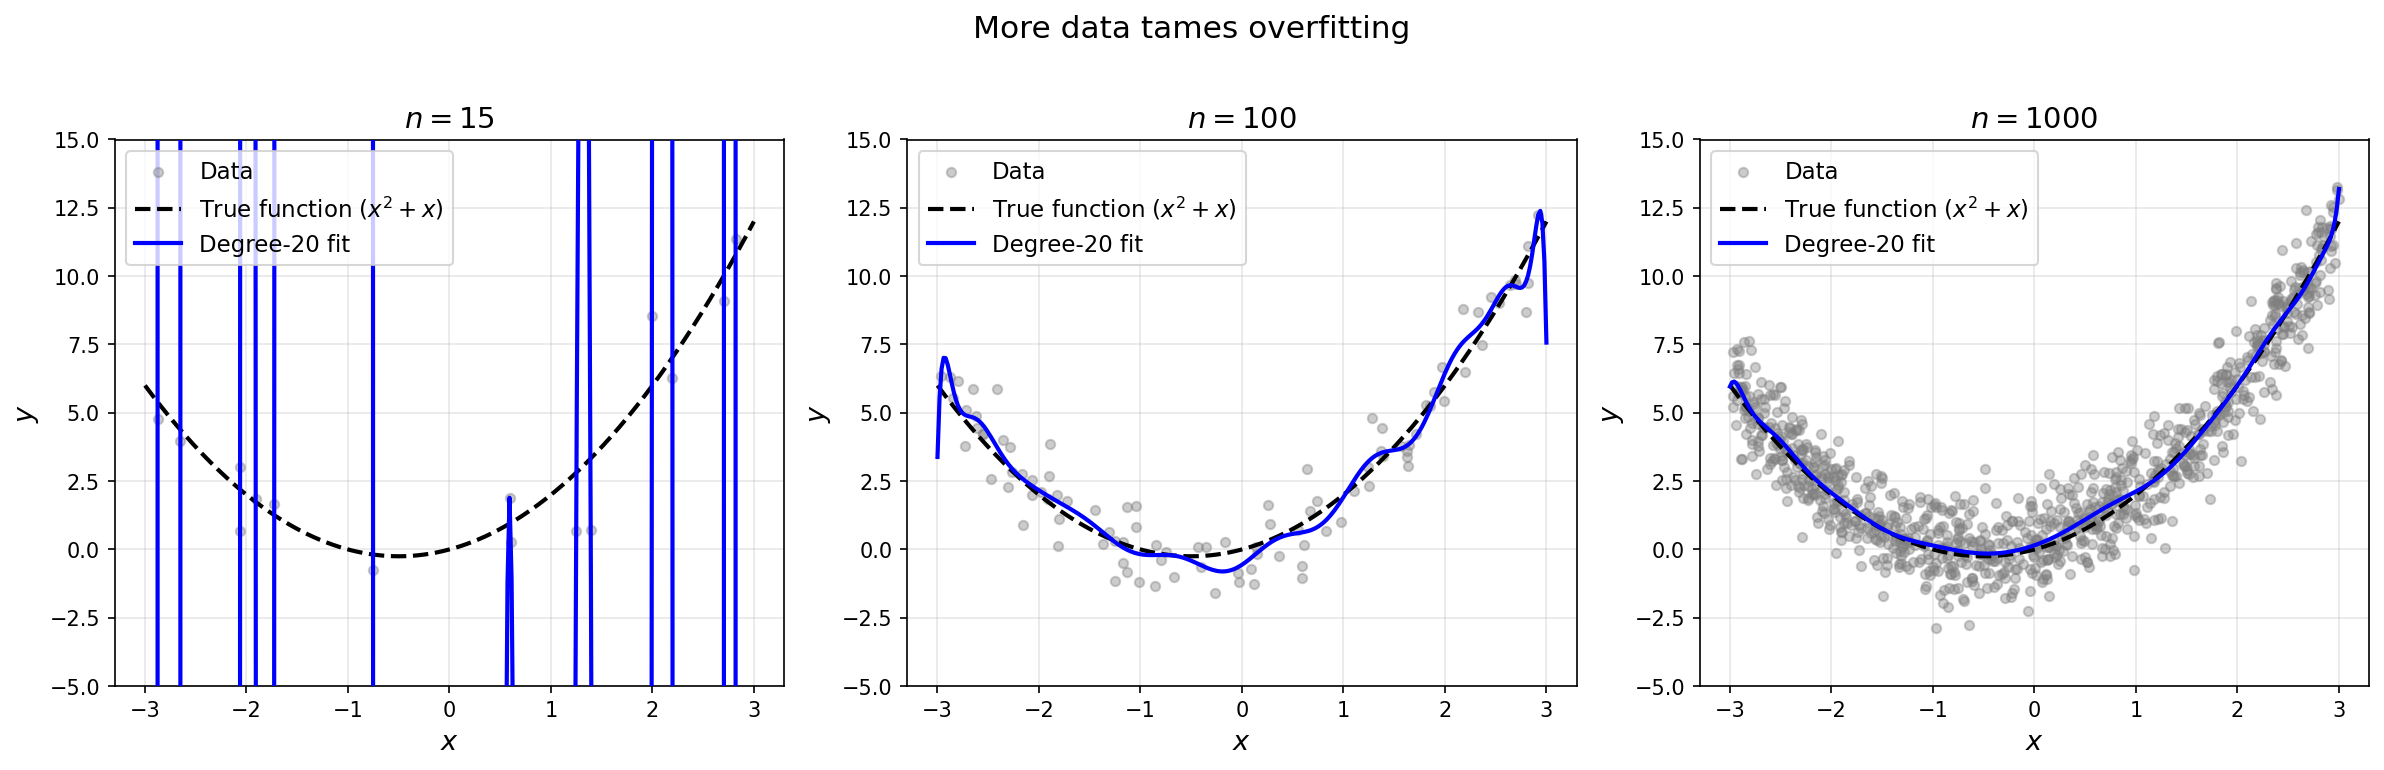

The script that saved this image:
import numpy as np
import matplotlib.pyplot as plt

np.random.seed(42)

# True function: x^2 + x
x_true = np.linspace(-3, 3, 300)
y_true = x_true**2 + x_true

fig, axes = plt.subplots(1, 3, figsize=(16, 5))

for ax, n_points in zip(axes, [15, 100, 1000]):
    # Generate noisy data (fresh seed per panel for variety, but deterministic)
    rng = np.random.RandomState(42)
    x_data = rng.uniform(-3, 3, n_points)
    y_data = x_data**2 + x_data + rng.normal(0, 1.0, n_points)

    coeffs = np.polyfit(x_data, y_data, 20)
    y_fit = np.polyval(coeffs, x_true)

    ax.scatter(x_data, y_data, color='gray', alpha=0.4, s=20,
               label='Data', zorder=2)
    ax.plot(x_true, y_true, 'k--', linewidth=2,
            label='True function ($x^2 + x$)', zorder=3)
    ax.plot(x_true, y_fit, 'b-', linewidth=2,
            label='Degree-20 fit', zorder=3)

    ax.set_xlabel('$x$', fontsize=13)
    ax.set_ylabel('$y$', fontsize=13)
    ax.set_title(f'$n = {n_points}$', fontsize=14)
    ax.legend(fontsize=11)
    ax.grid(True, alpha=0.3)
    ax.set_ylim(-5, 15)

fig.suptitle('More data tames overfitting',
             fontsize=15, y=1.02)

plt.tight_layout()
plt.savefig('assets/why-non-convexity/polynomial-bias-variance.png',
            dpi=150, bbox_inches='tight')
plt.show()
